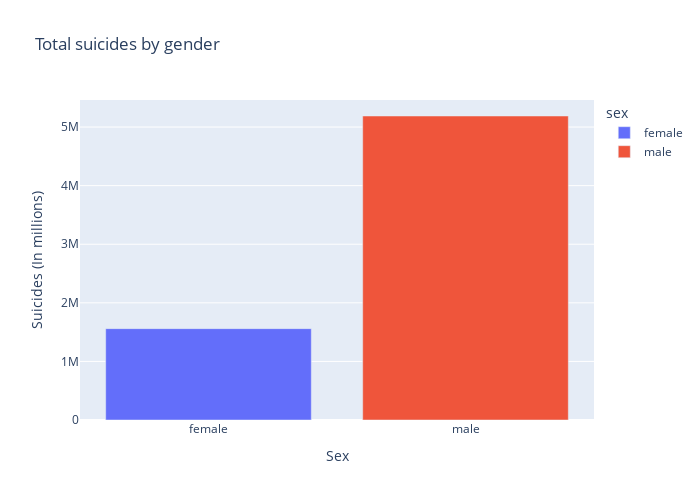

Notebook code cell kept with this figure:
### Code cell
fig = px.bar(gender,
             color = gender.index,
             y = gender.suicides_no,
             title = 'Total suicides by gender'
             )

fig.update_layout(height=500, width=700)
fig.update_xaxes(title_text = 'Sex')
fig.update_yaxes(title_text = 'Suicides (In millions)')

fig.show()

### Figure 1 — Plotly figure (JSON) as saved in the notebook; plotly's stock layout.template omitted (floating-point values rounded to 4 significant figures)
{"data": [{"alignmentgroup": "True", "hovertemplate": "sex=%{x}<br>suicides_no=%{y}<extra></extra>", "legendgroup": "female", "marker": {"color": "#636efa"}, "name": "female", "offsetgroup": "female", "orientation": "v", "showlegend": true, "textposition": "auto", "type": "bar", "x": ["female"], "xaxis": "x", "y": [1559510], "yaxis": "y"}, {"alignmentgroup": "True", "hovertemplate": "sex=%{x}<br>suicides_no=%{y}<extra></extra>", "legendgroup": "male", "marker": {"color": "#EF553B"}, "name": "male", "offsetgroup": "male", "orientation": "v", "showlegend": true, "textposition": "auto", "type": "bar", "x": ["male"], "xaxis": "x", "y": [5188910], "yaxis": "y"}], "layout": {"barmode": "relative", "height": 500, "legend": {"title": {"text": "sex"}, "tracegroupgap": 0}, "title": {"text": "Total suicides by gender"}, "width": 700, "xaxis": {"anchor": "y", "categoryarray": ["female", "male"], "categoryorder": "array", "domain": [0, 1], "title": {"text": "Sex"}}, "yaxis": {"anchor": "x", "domain": [0, 1], "title": {"text": "Suicides (In millions)"}}}}
